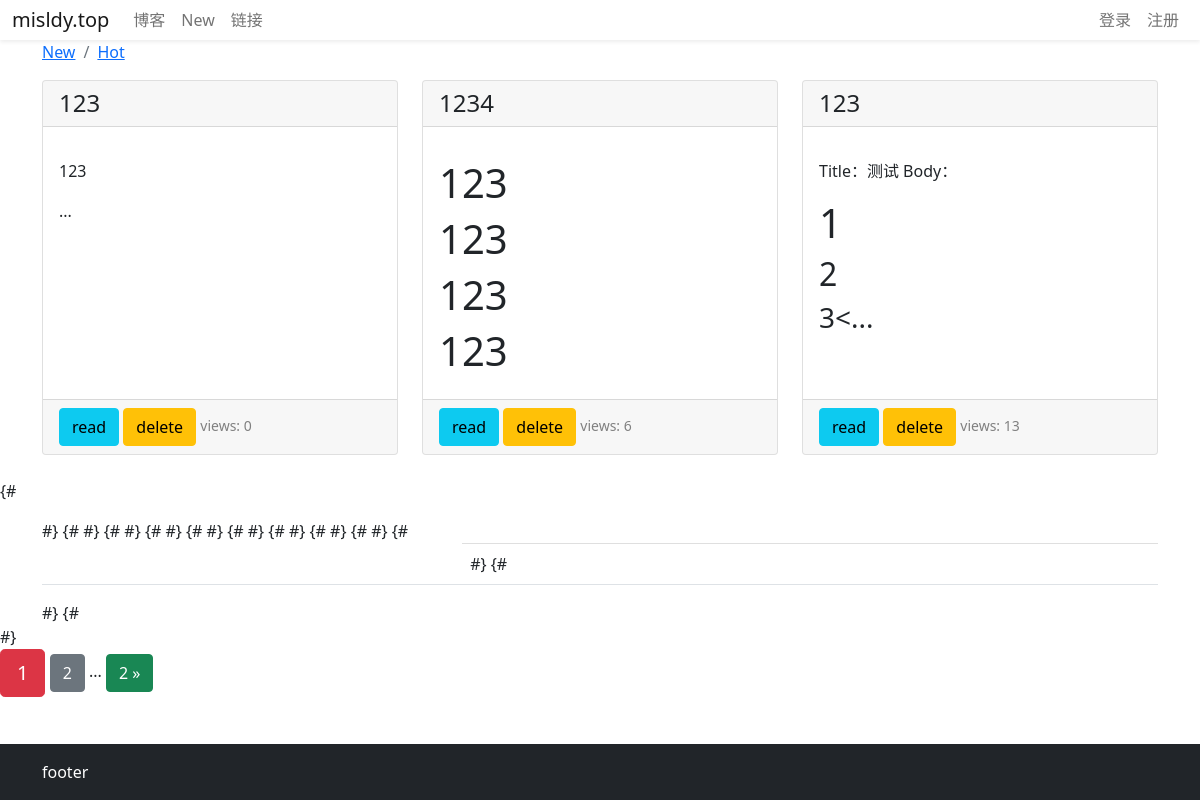
The app's page /blog/list/ with its own data.
### blog/models.py (models this page shows, shortened)
class BlogPost(models.Model):
    blogger = models.ForeignKey(User, on_delete=models.CASCADE)
    title = models.CharField(max_length=200)
    body = models.TextField()
    created = models.DateTimeField(default=django.utils.timezone.now)
    updated = models.DateTimeField(auto_now=True)
    total_views = models.PositiveIntegerField(default=0)
    class Meta:
        ordering = ('-created',)

### blog/views.py (the view)
# urls.py: path('list/', views.blog_list, name='blog_list'),
def blog_list(reuqest):
    blogs_list = BlogPost.objects.all()
    if reuqest.GET.get('order') == 'total_views':
        blogs_list = BlogPost.objects.all().order_by('-total_views')
        order = 'total_views'
    else:
        blogs_list = BlogPost.objects.all()
        order = 'normal'
    paginator = Paginator(blogs_list, 3)
    page = reuqest.GET.get('page')
    blogs = paginator.get_page(page)
    for blog in blogs:
        blog.body = markdown.markdown(blog.body,
                                      extensions=['markdown.extensions.extra', 'markdown.extensions.codehilite', ])
    context = {'blogs': blogs, 'order': order}
    return render(reuqest, 'blog/list.html', context)

### blog/templates/blog/list.html (shortened to what this page needs)
{% extends "base.html" %}
{% load static %}
{% block content %}
<div class="container">
    <nav aria-label="breadcrumb">
        <ol class="breadcrumb">
            <li class="breadcrumb-item">
                <a href="{% url 'blog:blog_list' %}">
                    New
                </a>
            </li>
            <li class="breadcrumb-item">
                <a href="{% url 'blog:blog_list' %}?order=total_views">
                    Hot
                </a>
            </li>
        </ol>
    </nav>
    <div class="row mt-2">
        {% for blog in blogs %}
        <div class="col-4 mb-4">
            <div class="card h-100">
                <h4 class="card-header">{{ blog.title }}</h4>
                <div class="card-body">
                    <p class="card-text">{{ blog.body|slice:'50'|safe }}...</p>
                </div>
                <div class="card-footer">
                    <a href="{% url 'blog:blog_detail' blog.id %}" class="btn btn-info">read</a>
                    <a href="{% url 'blog:blog_delete' blog.id %}" class="btn btn-warning">delete</a>
                    <span>
                            <small class="col align-self-end" style="color: gray;">
                                views: {{ blog.total_views }}
                            </small>
                            </span>
                </div>
            </div>
        </div>
        {% endfor %}
    </div>
</div>
{#
<div class="container mt-3">#}
    {#
    <table class="table">#}
        <tbody>#}
        <tr>#}
            <td>{{ blog.title }}</td>
            <td>{{ blog.body|slice:'100' }}</td>
            <td class="card-footer">#}
                {#
            </td>
        </tr>
        </tbody>
    </table>
    #}
    {#
</div>#}
<div class="pagination row">
    <div class="m-auto">
        <span class="step-links">
            <span class="current btn btn-danger btn-lg">
                {{ blogs.number }}
            </span>
            {% if blogs.has_next %}
                <a href="?page={{ blogs.next_page_number }}"
                   class="btn btn-secondary"
                >
                    {{ blogs.next_page_number }}
                </a>
                <span>...</span>
                <a href="?page={{ blogs.paginator.num_pages }}"
                   class="btn btn-success"
                >
                    {{ blogs.paginator.num_pages }} &raquo;
                </a>
            {% endif %}
        </span>
    </div>
</div>
{% endblock content %}

### templates/base.html (shortened to what this page needs)
<!DOCTYPE html>
{% load static %}
<html lang="zh-cn">
<head>
    <link rel="stylesheet" href="{% static 'bootstrap/css/bootstrap.min.css' %}">
    <link rel="stylesheet" href="{% static 'markdown/css/monokai.css' %}">
</head>
<body>
{% include 'header.html' %}
{% block content %}{% endblock content %}
{% include 'footer.html' %}
</body>
</html>

### templates/header.html (shortened to what this page needs)
<head>
</head>
<nav>
    <div class="container-fluid">
        <div class="row">
            <div class="col shadow-sm">
                <nav class="navbar p-0 navbar-expand-sm navbar-light bg-white">
                    <a class="navbar-brand" href="{% url 'index' %}">misldy.top</a>
                    <div class="collapse navbar-collapse" id="mynavbar">
                        <ul class="navbar-nav me-auto">
                            <li class="nav-item">
                                <a class="nav-link" href="{% url 'blog:blog_list' %}">博客</a>
                            </li>
                            <li class="nav-item">
                                <a class="nav-link" href="{% url 'blog:blog_create' %}">New</a></li>
                            <li class="nav-item">
                                <a class="nav-link" href="javascript:void(0)">链接</a>
                            </li>
                        </ul>
                        <ul class="navbar-nav nav-item dropdown" style="float: right; margin-right: -15px">
                            {% if user.is_authenticated %}
                            <a class="nav-link dropdown-toggle" href="#" id="navbarDropdown" role="button"
                               data-toggle="dropdown" aria-haspopup="true" aria-expanded="false"
                               data-bs-toggle="dropdown">
                                {{ user.username }}
                            </a>
                            <div class="dropdown-menu" aria-labelledby="navbarDropdown">
                                <a class="dropdown-item" href="{% url " userprofile:edit" user.id %}">User</a>
                                <a class="nav-link" href="{% url 'messagelog:post_message_log' %}">comment</a>
                                <a class="dropdown-item" href="{% url " userprofile:logout" user.id %}">Exit</a>
                                <hr class="dropdown-divider">
                                <a class="dropdown-item" href="#" onclick="user_delete()">Delete</a>
                            </div>
                            {% else %}
                            <a class="nav-link" href="{% url 'userprofile:login' %}">登录</a>
                            <a class="nav-link" href="{% url " userprofile:register" %}">注册</a>
                            {% endif %}
                        </ul>
                    </div>
                </nav>
            </div>
        </div>
    </div>
</nav>

### templates/footer.html
{% load static %}
<div>
    <br><br><br>
</div>
<footer class="py-3 bg-dark fixed-bottom">
    <div class="container">
        <p class="m-0 text-start text-white">footer</p>
    </div>
</footer>

### records on screen
BlogPost: title "123", body "123", total_views "0"
BlogPost: title "1234", body "123 123 123 123", total_views "6"
BlogPost: title "123", body "Title：测试 Body： 1 2 3<", total_views "13"

### other values on screen
{{ blogs.number }} "1"
{{ blogs.next_page_number }} "2"
{{ blogs.paginator.num_pages }} "2"
